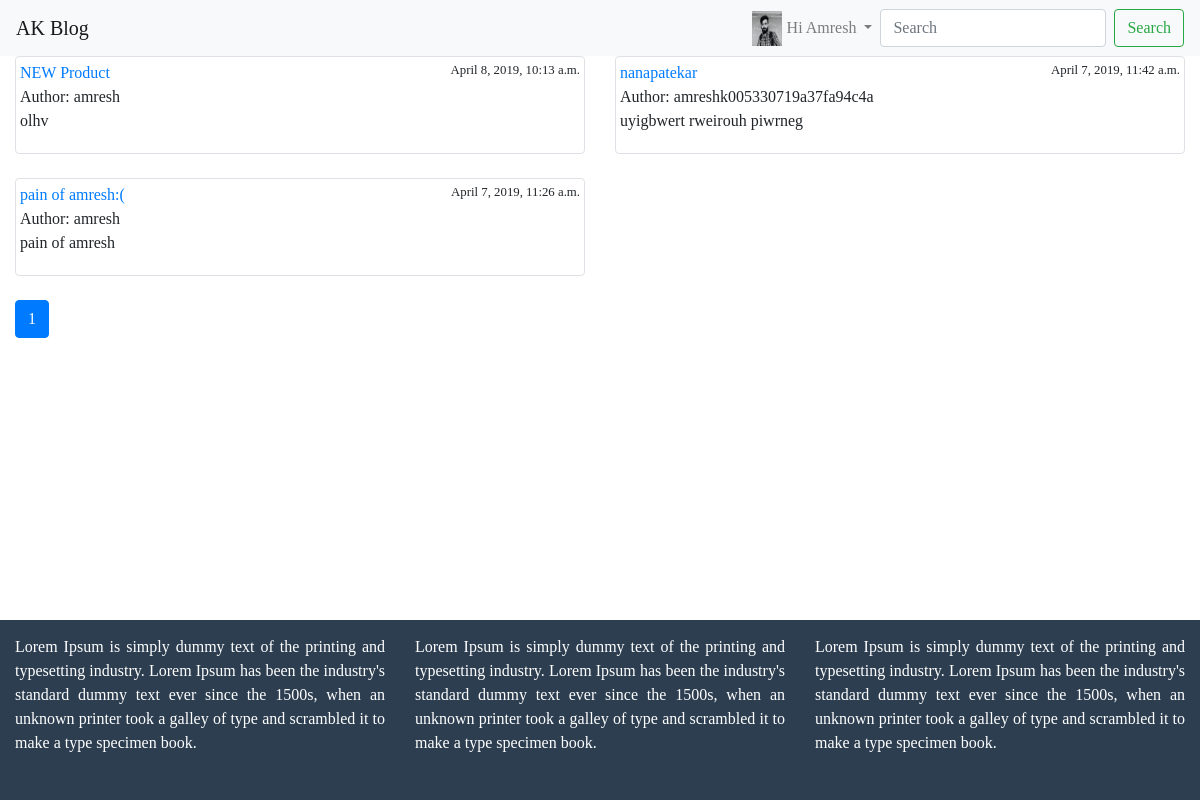
The app's page / (signed in), older data.
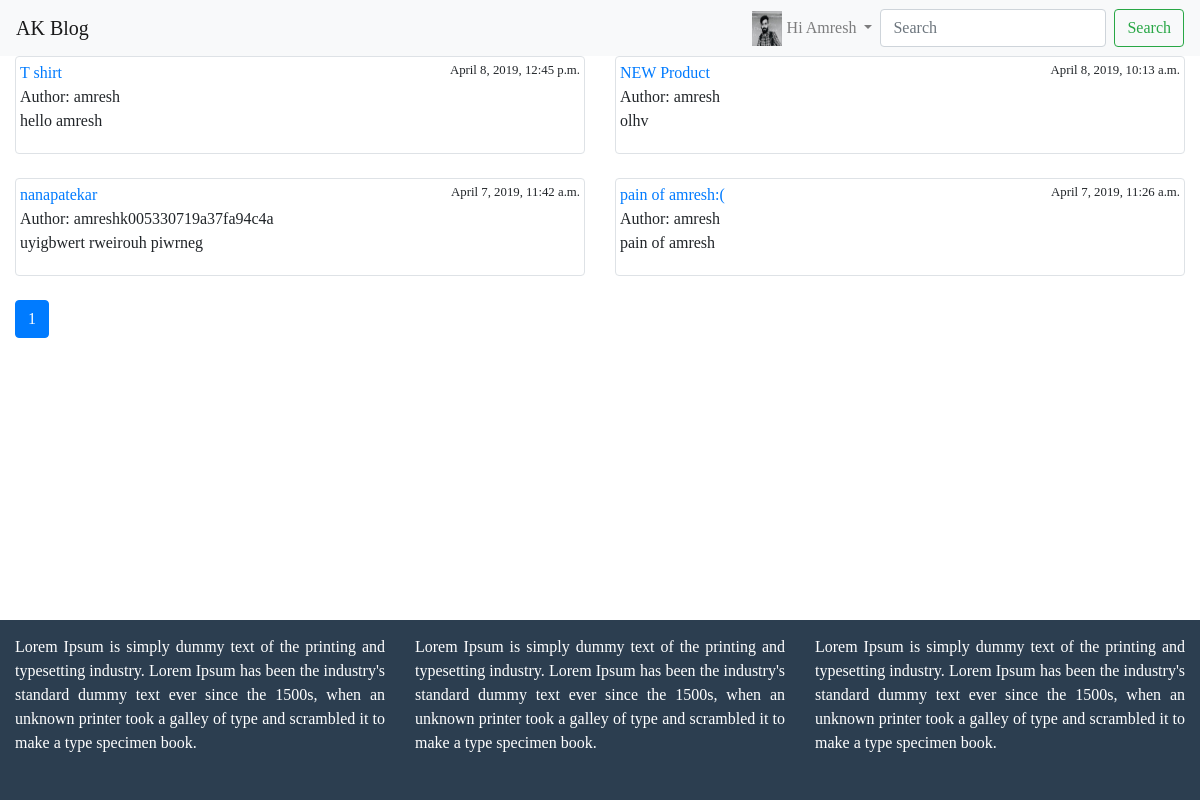
The same page, newer data.
### blog/models.py (models this page shows, shortened)
class Post(models.Model):
    objects = models.Manager()      #our default Manager
    published = PublishedManager()  #our Coustommodel manager
    STATUS_CHOICES = {
        ('draft','Draft'),
        ('published', 'Published'),
    }
    title =  models.CharField(max_length=100)
    slug = models.SlugField(max_length=120)
    author = models.ForeignKey(User, related_name='blog_posts',on_delete=models.CASCADE)
    body = models.TextField()
    likes = models.ManyToManyField(User, related_name='likes', blank=True)
    created = models.DateTimeField(auto_now_add = True)
    updated = models.DateTimeField(auto_now=True)
    status = models.CharField(max_length=10, choices=STATUS_CHOICES, default='draft')
    restrict_comment = models.BooleanField(default=False)
    favourite = models.ManyToManyField(User, related_name='favourite', blank=True)
    class Meta:
        ordering = ['-id']
    def get_absolute_url(self):
        return reverse('blog:post_detail', args=[self.id, self.slug])

### blog/views.py (the view)
# urls.py: path('', views.post_list,name='post_list'),
def post_list(request):
    post_list = Post.published.all()
    query = request.GET.get('q')
    if query:
        post_list = Post.published.filter(
            Q(title__icontains=query)|
            Q(author__username=query)|
            Q(body__icontains=query)
        )
    paginator = Paginator(post_list, 5)
    page = request.GET.get('page')
    try:
        posts = paginator.page(page)
    except PageNotAnInteger:
        posts = paginator.page(1)
    except EmptyPage:
        posts = paginator.page(paginator.num_pages)
    if page is None:
        start_index = 0
        end_index = 7
    else:
        (start_index, end_index) = proper_pagination(posts, index=4)
    page_range = list(paginator.page_range)[start_index:end_index]
    context = {
        'posts':posts,
        'page_range':page_range,
    }
    return render(request,'blog/post_list.html',context)

### blog/models.py (called while the page is built)
    def get_queryset(self):
        return super(PublishedManager, self).get_queryset().filter(status="published")

### templates/blog/post_list.html (shortened to what this page needs)
{% extends 'base.html' %}
{% load static %}
{% block content %}
<div class="row">
        {% for p in posts %}
        <div class="col-md-6">
            <div class="img-thumbnail">
                <a href="{{ p.get_absolute_url }}">{{ p.title }}</a><small style="float:right">{{ p.created }}</small></small><br>
                   Author: {{ p.author }}<br>
                   <p>{{ p.body }}</p>
            </div>
            <br>
        </div>
        {% empty %}
        <div class="conatiner-fluid">
            <h3>No posts Found having search query "{{ request.GET.q }}" </h3>
        </div>
        {% endfor %}
    </div>
    {% if posts %}
    <ul class="pagination">
        {% for p in page_range %}
        {% if posts.number == p %}
        <li class="page-item active">
            <a href="?page={{ p }}" class="page-link">{{ p }}</a>
        </li>
        {% else %}
        <li class="page-item">
            <a href="?page={{ p }}" class="page-link">{{ p }}</a>
        </li>
        {% endif %}
      {% endfor %}
    </ul>
    {% endif %}
{% endblock %}

Row changes from the older to the newer data that the page shows:
added Post: title "T shirt", created "April 8, 2019, 12:45 p.m.", author "amresh", body "hello amresh"
